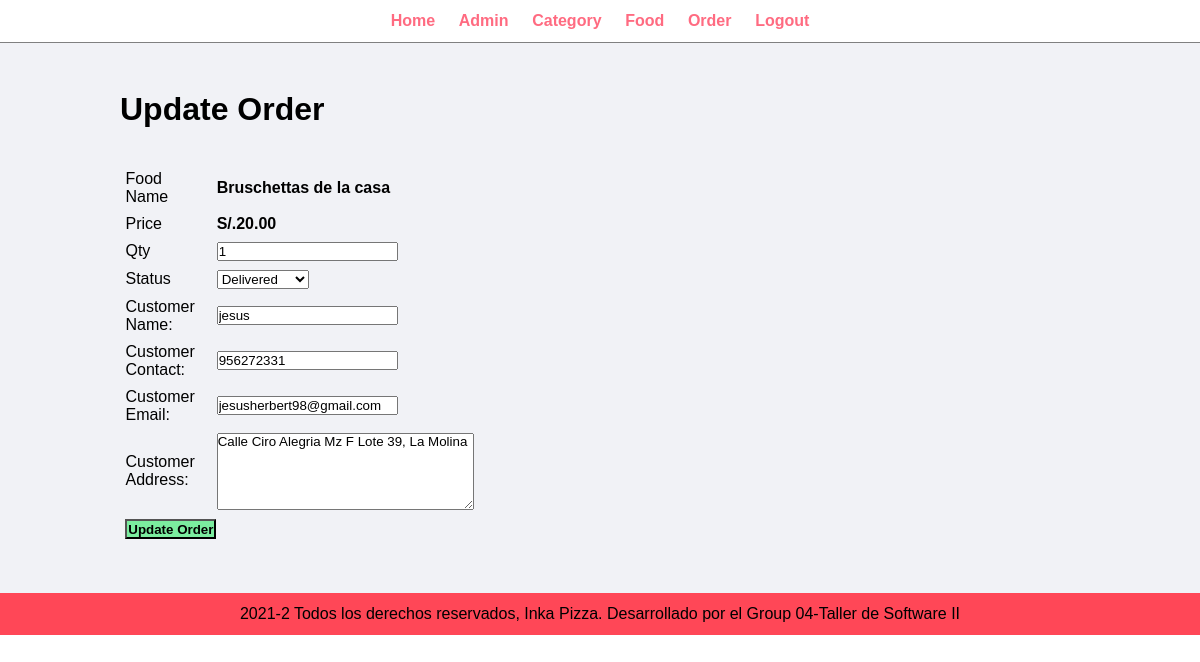
The app's page /admin/update-order.php?id=1 (signed in) with its own data.
### tables this page shows
CREATE TABLE `tbl_order` (
  `id` int(10) UNSIGNED NOT NULL,
  `food` varchar(150) NOT NULL,
  `price` decimal(10,2) NOT NULL,
  `qty` int(11) NOT NULL,
  `total` decimal(10,2) NOT NULL,
  `order_date` datetime NOT NULL,
  `status` varchar(50) NOT NULL,
  `customer_name` varchar(150) NOT NULL,
  `customer_contact` varchar(20) NOT NULL,
  `customer_email` varchar(150) NOT NULL,
  `customer_address` varchar(255) NOT NULL
);

### admin/update-order.php (the view, shortened to what this page needs)
<?php include('menu_footer/menu.php'); ?>
<div class="main-content">
    <div class="wrapper">
        <h1>Update Order</h1>
        <br><br>
        <?php
            if(isset($_GET['id']))
            {
                $id=$_GET['id'];
                $sql = "SELECT * FROM tbl_order WHERE id=$id";
                $res = mysqli_query($conn, $sql);
                $count = mysqli_num_rows($res);
                if($count==1)
                {
                    $row=mysqli_fetch_assoc($res);
                    $food = $row['food'];
                    $price = $row['price'];
                    $qty = $row['qty'];
                    $status = $row['status'];
                    $customer_name = $row['customer_name'];
                    $customer_contact = $row['customer_contact'];
                    $customer_email = $row['customer_email'];
                    $customer_address= $row['customer_address'];
                }
                else
                {
                    header('location:'.SITEURL.'admin/manage-order.php');
                }
            }
            else
            {
                header('location:'.SITEURL.'admin/manage-order.php');
            }
        ?>
        <form action="" method="POST">
            <table class="tbl-30">
                <tr>
                    <td>Food Name</td>
                    <td><b> <?php echo $food; ?> </b></td>
                </tr>
                <tr>
                    <td>Price</td>
                    <td>
                        <b> S/.<?php echo $price; ?></b>
                    </td>
                </tr>
                <tr>
                    <td>Qty</td>
                    <td>
                        <input type="number" name="qty" value="<?php echo $qty; ?>">
                    </td>
                </tr>
                <tr>
                    <td>Status</td>
                    <td>
                        <select name="status">
                            <option <?php if($status=="Delivered"){echo "selected";} ?> value="Delivered">Delivered</option>
                        </select>
                    </td>
                </tr>
                <tr>
                    <td>Customer Name: </td>
                    <td>
                        <input type="text" name="customer_name" value="<?php echo $customer_name; ?>">
                    </td>
                </tr>
                <tr>
                    <td>Customer Contact: </td>
                    <td>
                        <input type="text" name="customer_contact" value="<?php echo $customer_contact; ?>">
                    </td>
                </tr>
                <tr>
                    <td>Customer Email: </td>
                    <td>
                        <input type="text" name="customer_email" value="<?php echo $customer_email; ?>">
                    </td>
                </tr>
                <tr>
                    <td>Customer Address: </td>
                    <td>
                        <textarea name="customer_address" cols="30" rows="5"><?php echo $customer_address; ?></textarea>
                    </td>
                </tr>
                <tr>
                    <td clospan="2">
                        <input type="submit" name="submit" value="Update Order" class="btn-secondary">
                    </td>
                </tr>
            </table>
        </form>
    </div>
</div>
<?php include('menu_footer/footer.php'); ?>

### css/admin.css (style rules this page uses)
* { margin: 0; padding: 0; font-family: Arial, Helvetica, sans-serif; }
.wrapper { padding: 1%; width: 80%; margin: 0 auto; }
.tbl-30 { width: 30%; }
table tr td { padding: 1%; }
.btn-secondary { background-color: #7bed9f; padding: 1%; color: black; text-decoration: none; font-weight: bold; }
.main-content { background-color: #f1f2f6; padding: 3% 0; }

### records on screen
tbl_order: food "Bruschettas de la casa", price "20.00", qty "1", status "Delivered", customer_name "jesus", customer_contact "956272331", customer_email "jesusherbert98@gmail.com", customer_address "Calle Ciro Alegria Mz F Lote 39, La Molina"
